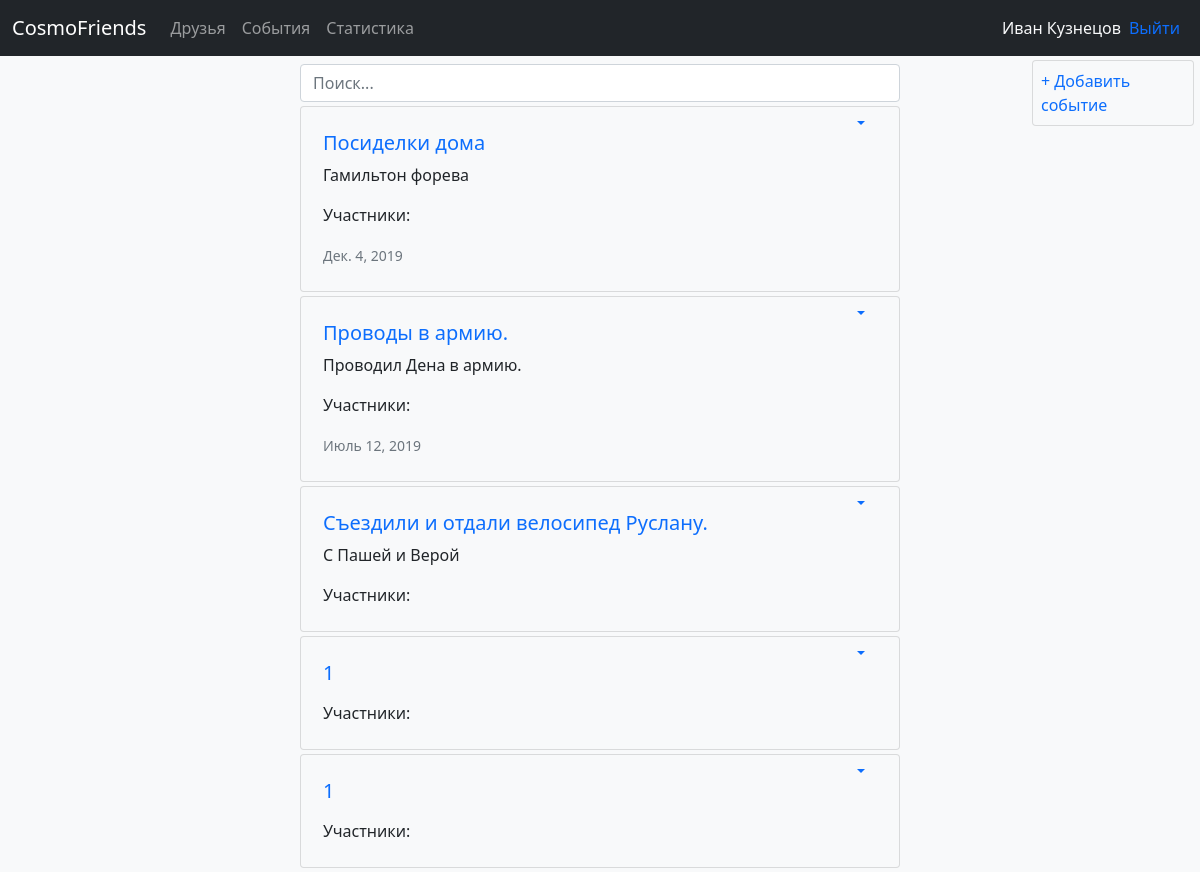
The page /events/ (signed in) on the database its author committed.
### cosmos/models.py (models this page shows, shortened)
class Event(models.Model):
    class Rating(models.IntegerChoices):
        TERRIBLE = 1, 'Ужасно'
        BAD = 2, 'Плохо'
        NORMAL = 3, 'Удовлетворительно'
        GOOD = 4, 'Хорошо'
        AWESOME = 5, 'Отлично'
    title = models.CharField('Название события', max_length=50)
    user = models.ForeignKey(User, on_delete=models.CASCADE)
    date = models.DateField('Дата', blank=True, null=True)
    points = models.IntegerField('Оценка', default=Rating.AWESOME, choices=Rating.choices)
    members = models.ManyToManyField(Friend)
    report = models.TextField('Описание', blank=True, null=True)
    class Meta:
        ordering = ['-date']

### cosmos/views.py (the view)
# urls.py: path('events/', EventsListView.as_view(), name='events'),
class EventsListView(LoginRequiredMixin, View):
    def get(self, request):
        e_list = Event.objects.filter(user=request.user)
        return render(request, 'cosmos/events.html', context={'e_list': e_list, 'short': True})

### cosmos/templates/cosmos/events.html (shortened to what this page needs)
{% extends 'base.html' %}
{% load static %}
{% block content %}
{% include 'cosmos/includes/header_template.html' %}
<div class="w-50" style="margin-left: 25%;">
    <input class="mb-1 form-control d-inline" type="search" id="search_event" placeholder="Поиск...">
    {% for event in e_list %}
    {% include 'cosmos/includes/event_card_template.html' %}
    {% endfor %}
</div>
{% include 'cosmos/includes/add_event_template.html' %}
{% endblock %}

### templates/base.html (shortened to what this page needs)
<!DOCTYPE html>
<html lang="ru">
{% load static %}
<head>
    <link href="https://cdn.jsdelivr.net/npm/bootstrap@5.0.0/dist/css/bootstrap.min.css" rel="stylesheet"
>
    <link rel="stylesheet" href="{% static 'css/settings.css' %}">
    <link rel="stylesheet" href="https://cdn.jsdelivr.net/npm/bootstrap-icons@1.5.0/font/bootstrap-icons.css">
</head>
<body class="bg-light text-dark">
{% block content %}
{% endblock %}
</body>
</html>

### cosmos/templates/cosmos/includes/header_template.html (shortened to what this page needs)
<nav class="navbar navbar-expand-lg navbar-dark bg-dark fixed-top">
    <div class="container-fluid">
        <a class="navbar-brand" href=" {% url 'home' %} ">CosmoFriends</a>
        <div class="collapse navbar-collapse" id="navbarSupportedContent">
            <ul class="navbar-nav me-auto mb-lg-0">
                <li class="nav-item active">
                    <a class="nav-link" href=" {% url 'friends' %} ">Друзья</a>
                </li>
                <li class="nav-item active">
                    <a class="nav-link" href="{% url 'events' %}">События</a>
                </li>
                <li class="nav-item active">
                    <a class="nav-link" href="{% url 'statistic' %}">Статистика</a>
                </li>
            </ul>
            <div class="text-light">
                {{ user.get_full_name }}
            </div>
            <div class="text-light">
                <a class="p-2 nav-link" href=" {% url 'logout' %} ">Выйти</a>
            </div>
        </div>
    </div>
</nav>
<div style="height: 4rem;">
</div>

### cosmos/templates/cosmos/includes/event_card_template.html (shortened to what this page needs)
{% load static %}
<div class="card bg-light mb-1 w-100">
    <div class="row g-1">
        <div class="p-4 col-11 maybe-selected">
            <a href="{% url 'some_event' event.id %}"><h5 class="card-title ">{{ event.title }}</h5></a>
            <p class="card-text">
                {% if short %}{{ event.report|truncatewords:15 }}{% else %}{{ event.report }}{% endif %}</p>
            <p class="card-text">Участники:
            </p>
            {% if event.date %}
                <p class="card-text"><small class="text-muted">{{ event.date }}</small></p>
            {% endif %}
        </div>
        <div class="col-md-auto gy-2 ">
            <li class="nav-item dropdown">
                <a class="dropdown-toggle" id="navbarScrollingDropdown{{ event.id }}"
                   data-bs-toggle="dropdown" aria-expanded="false">
                </a>
            </li>
        </div>
    </div>
</div>

### cosmos/templates/cosmos/includes/add_event_template.html
<div class="fixed-top bg-light card mb-3 p-2"
     style="width: 13.5%; margin-left: 86%; margin-top: 5%;">
    <div>
        <a href=" {% url 'create_event' %} "> + Добавить событие </a>
    </div>
</div>

### static/css/settings.css (style rules this page uses)
li { list-style-type: none; }
ul { margin-left: 0; padding-left: 0; }
a { text-decoration: none; }

### rows shown on the page
Event: title "Посиделки дома", report "Гамильтон форева", date "Дек. 4, 2019"
Event: title "Проводы в армию.", report "Проводил Дена в армию.", date "Июль 12, 2019"
Event: title "Съездили и отдали велосипед Руслану.", report "C Пашей и Верой"
Event: title "1"
Event: title "1"

### other values the page prints
{{ user.get_full_name }} "Иван Кузнецов"
